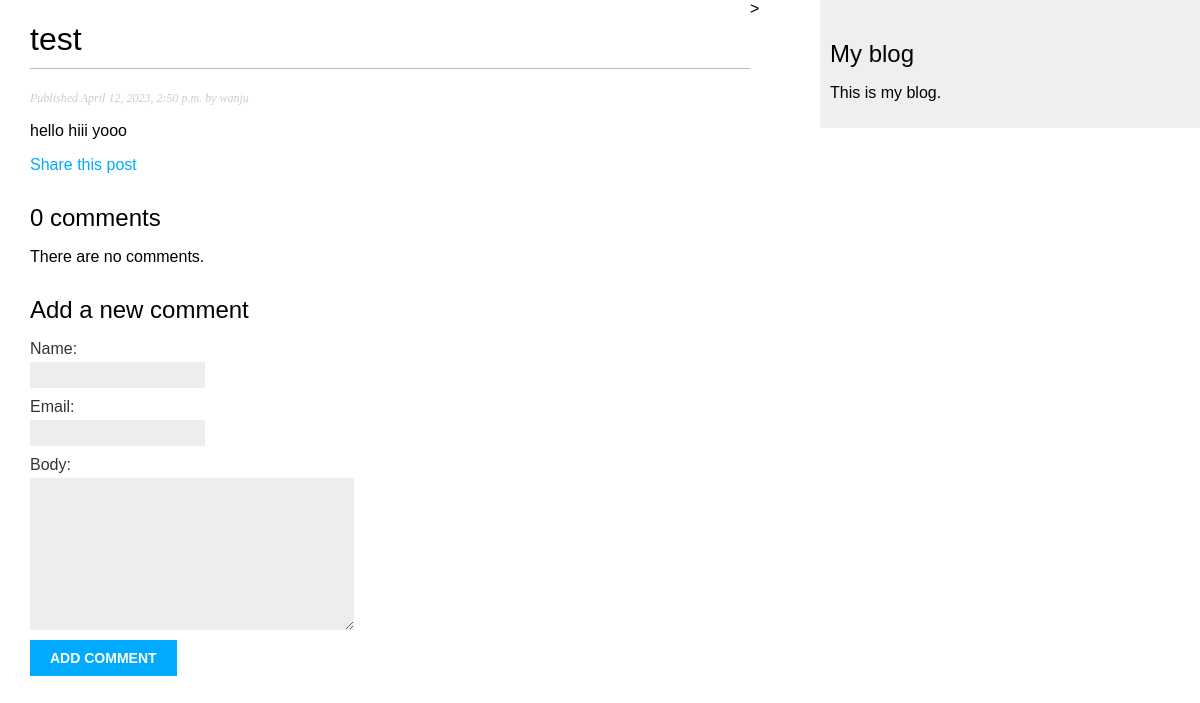
The app's page /blog/2023/4/12/hi, older data.
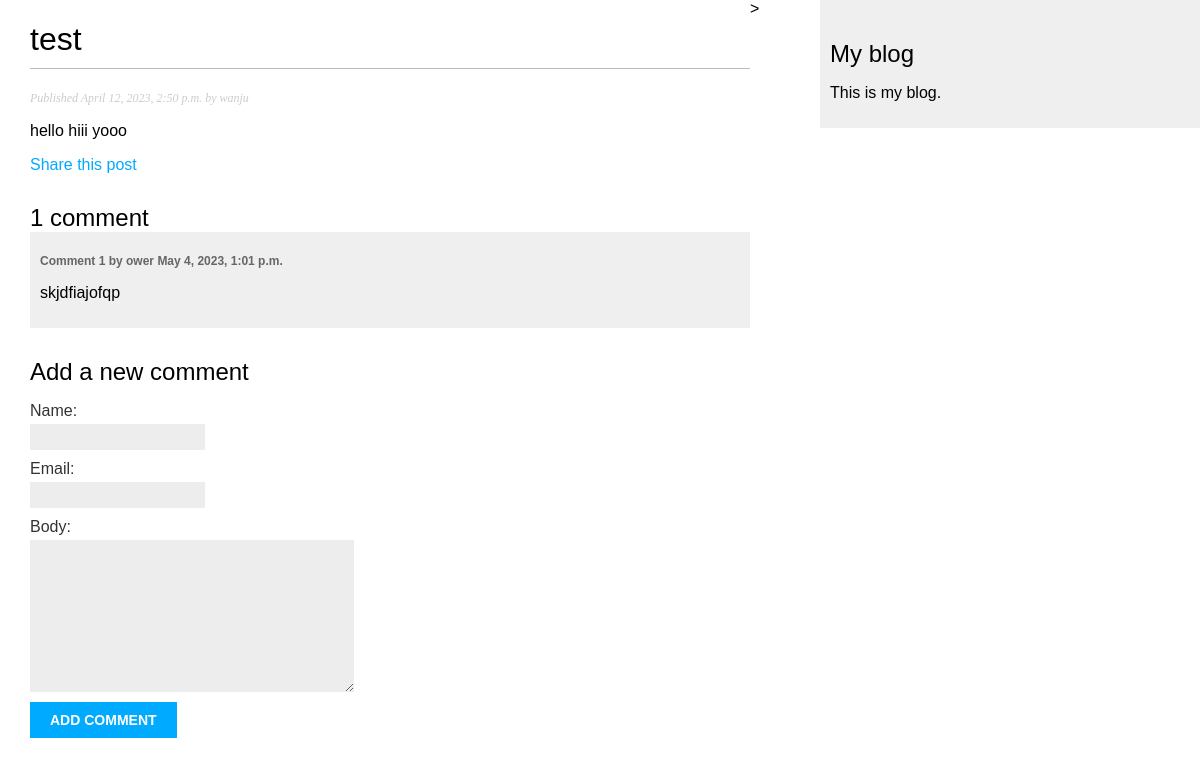
The same page, newer data.
### blog/models.py (models this page shows, shortened)
class Comment(models.Model):
    post = models.ForeignKey(Post, on_delete=models.CASCADE, related_name='comments')
    name = models.CharField(max_length=80)
    email = models.EmailField()
    body = models.TextField()
    created = models.DateTimeField(auto_now_add=True)
    updated = models.DateTimeField(auto_now=True)
    active = models.BooleanField(default=True)
    class Meta:
        ordering = ['created']
        indexes = [models.Index(fields=['created'])]

### blog/views.py (the view)
def post_detail(request, year, month, day, post):
    post = get_object_or_404(
        Post,
        status=Post.Status.PUBLISHED,
        slug=post,
        publish__year=year,
        publish__month=month,
        publish__day=day,
    )
    comments = post.comments.filter(active=True)
    form = CommentForm()
    return render(
        request,
        'blog/post/detail.html',
        {'post': post, 'comments': comments, 'form': form},
    )

### blog/forms.py
class CommentForm(forms.ModelForm):
    class Meta:
        model = Comment
        fields = ['name', 'email', 'body']

### blog/templates/blog/post/detail.html (shortened to what this page needs)
{% extends "blog/base.html" %}
{% block content %}
<h1>{{ post.title }}</h1>
<p class="date">
    Published {{ post.publish }} by {{ post.author }}
</p>
{{ post.body|linebreaks }}
<p>
    <a href="{% url 'blog:post_share' post.id %}">
        Share this post
    </a>
</p>
{% with comments.count as total_comments %}
<h2>
    {{ total_comments }} comment{{ total_comments|pluralize }}
</h2>
{% endwith %}
{% for comment in comments %}
<div class="comment">
    <p class="info">
        Comment {{ forloop.counter }} by {{ comment.name }}
        {{ comment.created }}
    </p>
    {{ comment.body|linebreaks }}
</div>
{% empty %}
<p>There are no comments.</p>
{% endfor %}
{% include "blog/post/includes/comment_form.html" %}
{% endblock%}

Row changes from the older to the newer data that the page shows:
added Comment: name "ower", created "May 4, 2023, 1:01 p.m.", body "skjdfiajofqp"
Text that changed along with them:
{{ total_comments }}: "0" → "1"
text no longer shown: "There are no comments."
